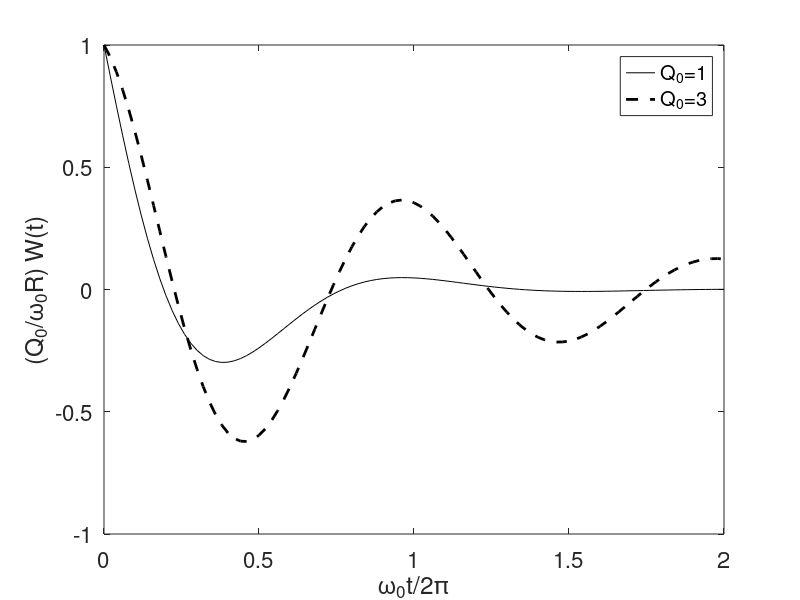

The MATLAB source for this figure:
% wake_plot.m, display wake potentials,  V. Ziemann, 240829
clear; close all
omega0=2*pi;
Q0=1;
taud=2*Q0/omega0;
omegahat=omega0*sqrt(1-1/(4*Q0^2));

t=0:0.02:2;
W=@(t)exp(-t/taud).*(cos(omegahat*t)-sin(omegahat*t)./sqrt(4*Q0^2-1));
W1=W(t);

Q0=3;
taud=2*Q0/omega0;
omegahat=omega0*sqrt(1-1/(4*Q0^2));
W=@(t)exp(-t/taud).*(cos(omegahat*t)-sin(omegahat*t)./sqrt(4*Q0^2-1));
W3=W(t);
plot(t,W1,'k',t,W3,'k--','LineWidth',2)
xlabel('\omega_0t/2\pi'); ylabel('(Q_0/\omega_0R) W(t)')
legend('Q_0=1','Q_0=3')
set(gca,'FontSize',16);
